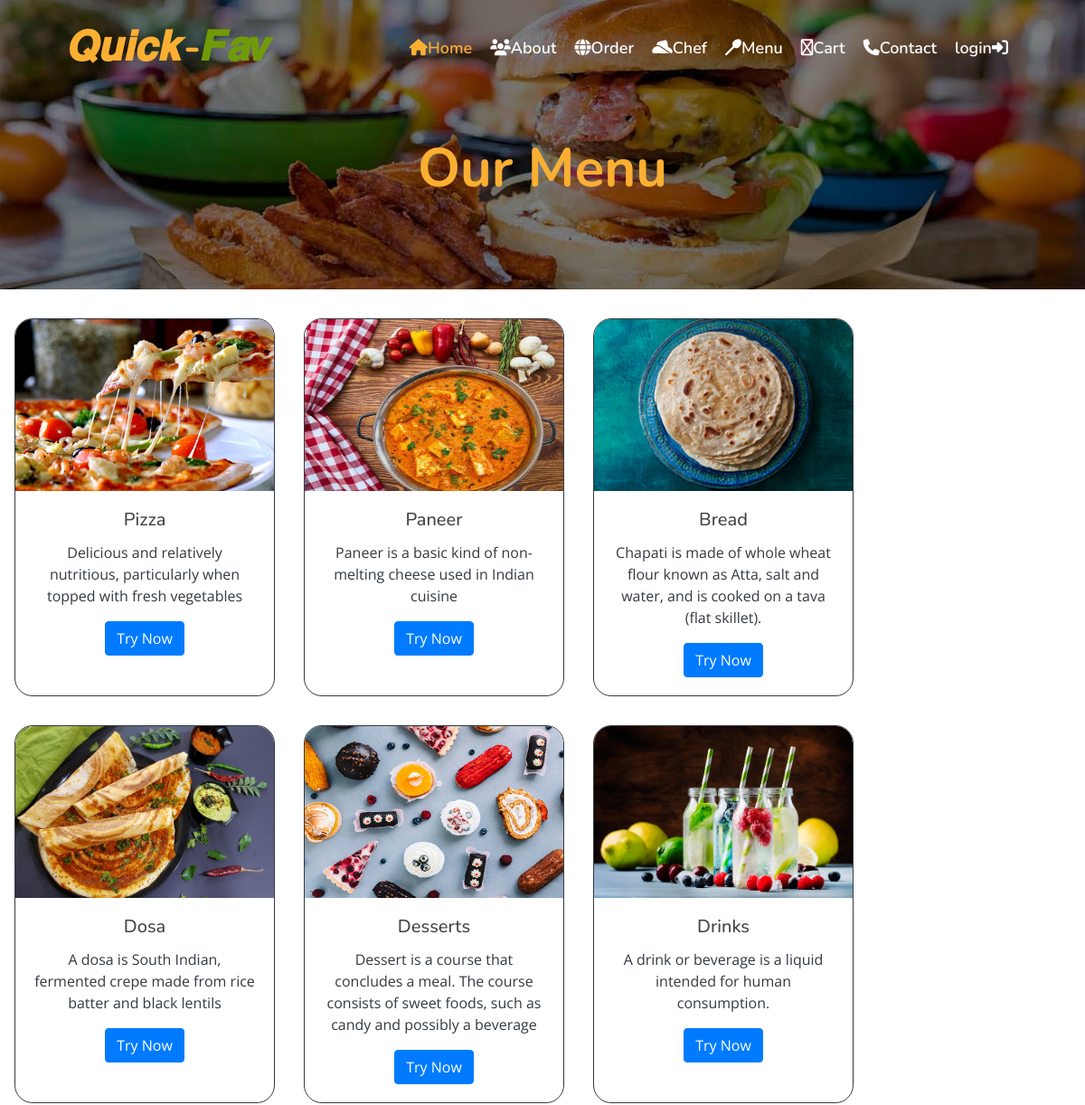
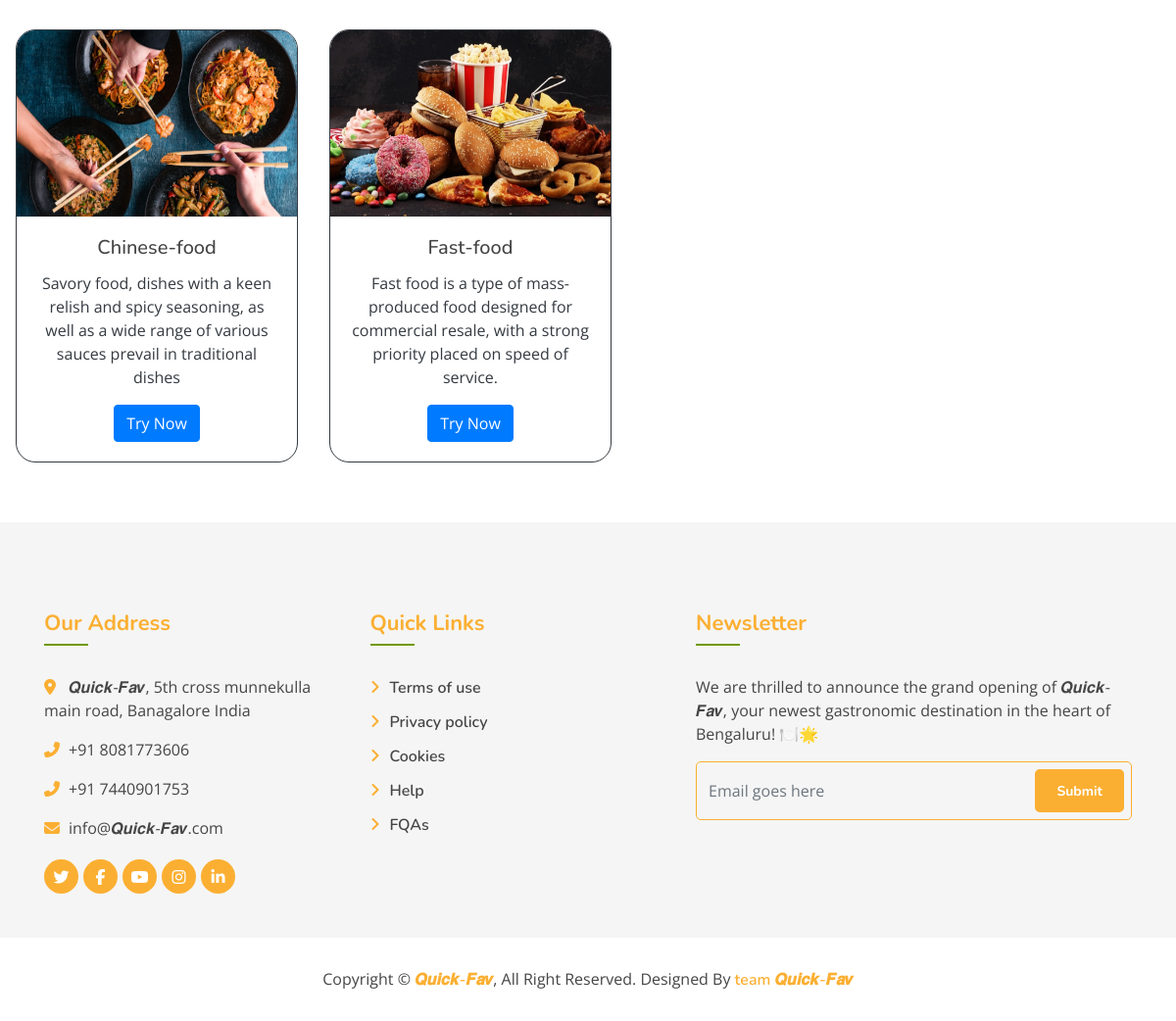
The app's page /menu/ with its own data (2 pictures, top to bottom).
### app/models.py (models this page shows, shortened)
class Category(models.Model):
    name = models.CharField(max_length=200,unique=True)
    image = models.ImageField(upload_to="categories")
    icon = models.CharField(max_length=60,blank=True)
    description = models.TextField()
    added_on = models.DateTimeField(auto_now_add=True)
    updated_on = models.DateTimeField(auto_now=True)

### app/views.py (the view)
# urls.py: path('menu/',menu,name='menu'),
def menu(request):
    if request.method == "POST":
        pass
    else:
        Cat = Category.objects.all()
    return render(request,'menu.html',{'category':Cat})

### templates/menu.html (shortened to what this page needs)
{% extends "base.html" %}
{% load static %}
{% block content %}
          <div class="page-header mb-0">
            <div class="container">
                <div class="row">
                    <div class="col-12">
                        <h2>Our Menu</h2>
                    </div>
                </div>
            </div>
        </div>
        <section class="menu-food mt-3 d-flex justify-content-start flex-wrap">
            {% for cat in category %}
            <div class="card border border-dark overflow-hidden " style="width: 18rem; margin:1rem; border-radius:20px;">
                <img class="card-img-top" width="286" height="190" src="{{cat.image.url}}" alt="Card image cap">
                <div class="card-body">
                  <h5 class="card-title text-center">{{cat.name}}</h5>
                  <p class="card-text text-dark text-center">{{cat.description}}</p>
                   <form action="{% url 'dish' cat.id %}" method="post" class="text-center">
                    <input type="submit" value="Try Now" class="btn btn-primary">
                   </form>
                </div>
              </div>
            {% endfor %}
        </section>
{% endblock content %}

### static/css/style.css (style rules this page uses)
body { color: #757575; background: #ffffff; font-family: 'open sans', sans-serif; }
h1, h2, h3, h4, h5, h6 { color: #454545; font-family: 'Nunito', sans-serif; }
.page-header { position: relative; margin-bottom: 45px; padding: 150px 0 90px 0; text-align: center; background: linear-gradient(rgba(0, 0, 0, .5), rgba(0, 0, 0, .5)), url(../img/page-header.jpg); background-position: center; background-repeat: no-repeat; background-size: cover; }
.page-header h2 { position: relative; color: #fbaf32; font-size: 60px; font-weight: 700; }

### records on screen
Category: image (picture), name "Pizza", description "Delicious and relatively nutritious, particularly when topped with fresh vegetables"
Category: image (picture), name "Paneer", description "Paneer is a basic kind of non-melting cheese used in Indian cuisine"
Category: image (picture), name "Bread", description "Chapati is made of whole wheat flour known as Atta, salt and water, and is cooked on a tava (flat skillet)."
Category: image (picture), name "Dosa", description "A dosa is South Indian, fermented crepe made from rice batter and black lentils"
Category: image (picture), name "Desserts", description "Dessert is a course that concludes a meal. The course consists of sweet foods, such as candy and possibly a beverage"
Category: image (picture), name "Drinks", description "A drink or beverage is a liquid intended for human consumption."
Category: image (picture), name "Chinese-food", description "Savory food, dishes with a keen relish and spicy seasoning, as well as a wide range of various sauces prevail in traditional dishes"
Category: image (picture), name "Fast-food", description "Fast food is a type of mass-produced food designed for commercial resale, with a strong priority placed on speed of service."
